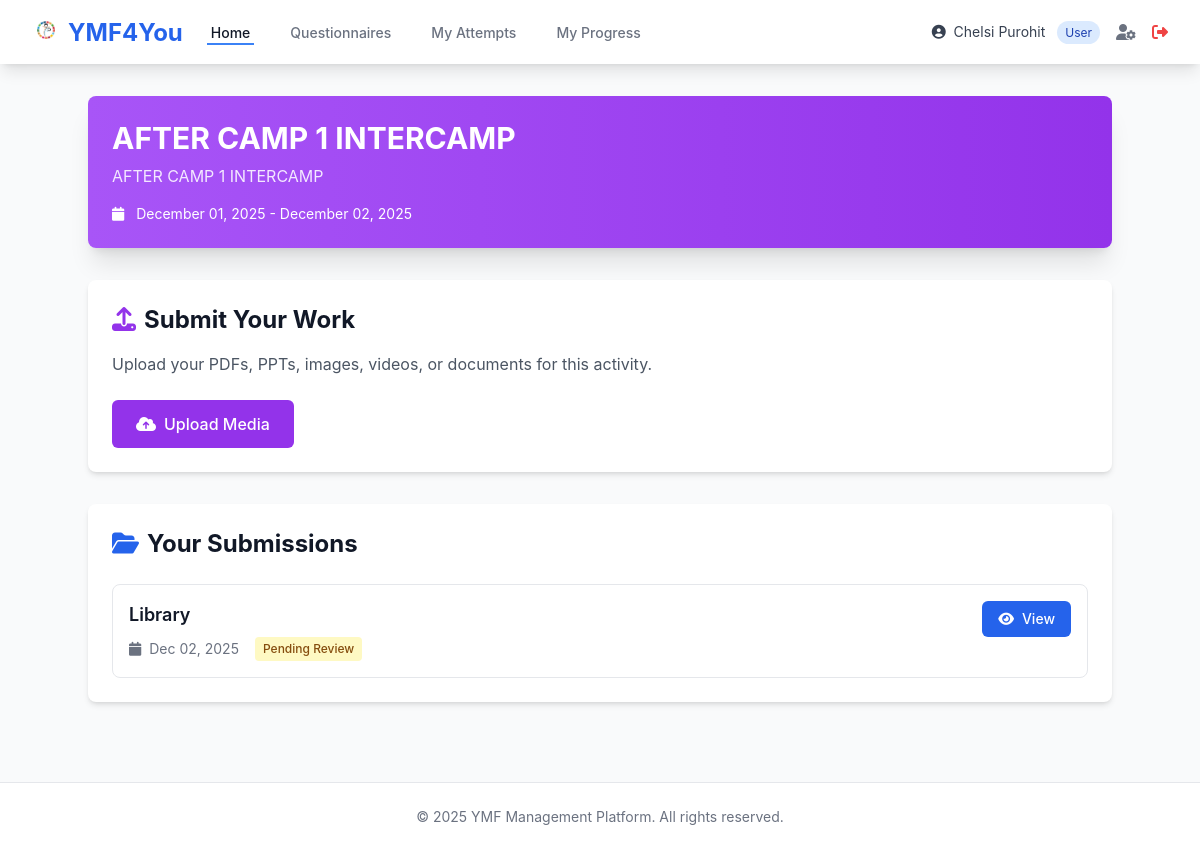
The page /intercamp/1/ (signed in) on the database its author committed.
### accounts/models.py (models this page shows, shortened)
class User(AbstractUser):
    ROLE_CHOICES = [
        ('USER', 'User'),
        ('VOLUNTEER', 'Volunteer'),
        ('ADMIN', 'Admin'),
    ]
    role = models.CharField(max_length=10, choices=ROLE_CHOICES, default='USER')
    first_name = models.CharField(max_length=150)
    last_name = models.CharField(max_length=150)
    email = models.EmailField(unique=True)
    phone = models.CharField(max_length=15, blank=True, null=True)
    profile_pic = models.ImageField(upload_to='profile_pics/', blank=True, null=True)
    created_at = models.DateTimeField(auto_now_add=True)
    updated_at = models.DateTimeField(auto_now=True)
    class Meta:
        ordering = ['-created_at']
    def is_admin_role(self):
        return self.role == 'ADMIN' or self.is_superuser
    def is_volunteer_role(self):
        return self.role == 'VOLUNTEER' or self.is_admin_role()

### core/models.py (models this page shows, shortened)
class IntercampActivity(models.Model):
    batch       = models.ForeignKey(Batch, on_delete=models.CASCADE, related_name='intercamp_activities')
    after_camp  = models.IntegerField(choices=[(1, 'After Camp 1'), (2, 'After Camp 2')])
    title       = models.CharField(max_length=300)
    description = models.TextField()
    start_date  = models.DateField()
    end_date    = models.DateField()
    is_active   = models.BooleanField(default=False)
    class Meta:
        verbose_name_plural = 'Intercamp Activities'
        unique_together = ['batch', 'after_camp']
        ordering = ['batch', 'after_camp']

class MediaSubmission(models.Model):
    STATUS_CHOICES = [
        ('PENDING',  'Pending Review'),
        ('APPROVED', 'Approved'),
        ('REJECTED', 'Rejected'),
    ]
    user               = models.ForeignKey(settings.AUTH_USER_MODEL, on_delete=models.CASCADE, related_name='media_submissions')
    intercamp_activity = models.ForeignKey(IntercampActivity, on_delete=models.CASCADE, related_name='submissions')
    title              = models.CharField(max_length=300)
    description        = models.TextField(blank=True)
    file               = models.FileField(upload_to='media_submissions/%Y/%m/')
    status             = models.CharField(max_length=20, choices=STATUS_CHOICES, default='PENDING')
    submitted_at       = models.DateTimeField(auto_now_add=True)
    reviewed_by        = models.ForeignKey(
        settings.AUTH_USER_MODEL, on_delete=models.SET_NULL,
        null=True, blank=True, related_name='reviewed_media'
    )
    reviewed_at = models.DateTimeField(null=True, blank=True)
    class Meta:
        ordering = ['-submitted_at']

### core/views.py (the view)
# urls.py: path('intercamp/<int:activity_id>/', views.intercamp_activity_detail, name='intercamp_activity_detail'),
@login_required
@batch_required
def intercamp_activity_detail(request, activity_id):
    activity         = get_object_or_404(IntercampActivity, id=activity_id)
    user_submissions = MediaSubmission.objects.filter(user=request.user, intercamp_activity=activity)
    return render(request, 'core/intercamp_activity.html', {
        'activity':         activity,
        'user_submissions': user_submissions,
    })

### core/templates/core/intercamp_activity.html (shortened to what this page needs)
{% extends 'base.html' %}
{% block content %}
<div class="max-w-5xl mx-auto">
    <div class="bg-gradient-to-r from-purple-500 to-purple-600 rounded-lg shadow-xl p-6 mb-8 text-white">
        <h1 class="text-3xl font-bold mb-2">{{ activity.title }}</h1>
        <p class="text-purple-100 mb-4">{{ activity.description }}</p>
        <p class="text-sm">
            <i class="fas fa-calendar mr-2"></i>
            {{ activity.start_date|date:"F d, Y" }} - {{ activity.end_date|date:"F d, Y" }}
        </p>
    </div>
    {% if activity.is_active %}
    <div class="bg-white rounded-lg shadow-md p-6 mb-8">
        <h2 class="text-2xl font-bold text-gray-900 mb-4">
            <i class="fas fa-upload text-purple-600 mr-2"></i>Submit Your Work
        </h2>
        <p class="text-gray-600 mb-6">Upload your PDFs, PPTs, images, videos, or documents for this activity.</p>
        <a href="{% url 'core:submit_media' activity.id %}" class="inline-flex items-center px-6 py-3 bg-purple-600 hover:bg-purple-700 text-white font-medium rounded-md">
            <i class="fas fa-cloud-upload-alt mr-2"></i>Upload Media
        </a>
    </div>
    {% endif %}
    <div class="bg-white rounded-lg shadow-md p-6">
        <h2 class="text-2xl font-bold text-gray-900 mb-6">
            <i class="fas fa-folder-open text-blue-600 mr-2"></i>Your Submissions
        </h2>
        {% if user_submissions %}
        <div class="space-y-4">
            {% for submission in user_submissions %}
            <div class="border rounded-lg p-4 hover:bg-gray-50 transition">
                <div class="flex justify-between items-start">
                    <div class="flex-1">
                        <h3 class="text-lg font-semibold text-gray-900 mb-1">{{ submission.title }}</h3>
                        <div class="flex items-center space-x-4 text-sm text-gray-500">
                            <span>
                                <i class="fas fa-calendar mr-1"></i>
                                {{ submission.submitted_at|date:"M d, Y" }}
                            </span>
                            <span class="px-2 py-1 rounded text-xs font-medium
                                {% if submission.status == 'APPROVED' %}bg-green-100 text-green-800
                                {% elif submission.status == 'REJECTED' %}bg-red-100 text-red-800
                                {% else %}bg-yellow-100 text-yellow-800{% endif %}">
                                {{ submission.get_status_display }}
                            </span>
                        </div>
                    </div>
                    <a href="{{ submission.file.url }}" target="_blank" class="ml-4 px-4 py-2 bg-blue-600 hover:bg-blue-700 text-white text-sm font-medium rounded-md">
                        <i class="fas fa-eye mr-2"></i>View
                    </a>
                </div>
            </div>
            {% endfor %}
        </div>
        {% else %}
        <div class="text-center py-12">
            <i class="fas fa-folder-open text-gray-300 text-5xl mb-4"></i>
            <p class="text-gray-500">No submissions yet. Upload your first submission above!</p>
        </div>
        {% endif %}
    </div>
</div>
{% endblock %}

### templates/base.html (shortened to what this page needs)
{% load static %}
<!DOCTYPE html>
<html lang="en">
<head>
    <script src="https://cdn.tailwindcss.com"></script>
    <link rel="stylesheet" href="https://cdnjs.cloudflare.com/ajax/libs/font-awesome/6.4.0/css/all.min.css">
</head>
<body class="bg-gray-50 min-h-screen">
    {% if user.is_authenticated %}
    <nav class="bg-white shadow-lg">
        <div class="max-w-7xl mx-auto px-4 sm:px-6 lg:px-8">
            <div class="flex justify-between h-16">
                <div class="flex items-center">
                    <div class="flex-shrink-0">
                        <a href="{% url 'core:homepage' %}" class="text-2xl font-bold text-blue-600">
                            <img src="{% static 'images/logo.png' %}" alt="YMF" class="inline-block w-7 h-7 mr-2" style="vertical-align:-3px; object-fit:contain;">YMF4You
                        </a>
                    </div>
                    <div class="hidden md:ml-6 md:flex md:space-x-8">
                        <a href="{% url 'core:homepage' %}" class="border-blue-500 text-gray-900 inline-flex items-center px-1 pt-1 border-b-2 text-sm font-medium">
                            Home
                        </a>
                        <a href="{% url 'questionnaires:questionnaire_list' %}" class="border-transparent text-gray-500 hover:border-gray-300 hover:text-gray-700 inline-flex items-center px-1 pt-1 border-b-2 text-sm font-medium">
                            Questionnaires
                        </a>
                        <a href="{% url 'questionnaires:my_attempts' %}" class="border-transparent text-gray-500 hover:border-gray-300 hover:text-gray-700 inline-flex items-center px-1 pt-1 border-b-2 text-sm font-medium">
                            My Attempts
                        </a>
                        <a href="{% url 'core:my_progress' %}" class="border-transparent text-gray-500 hover:border-gray-300 hover:text-gray-700 inline-flex items-center px-1 pt-1 border-b-2 text-sm font-medium">
                            My Progress
                        </a>
                    </div>
                </div>
                <div class="hidden md:ml-6 md:flex md:items-center">
                    <div class="flex items-center space-x-4">
                        <span class="text-sm text-gray-700">
                            <i class="fas fa-user-circle mr-1"></i>
                            {{ user.first_name }} {{ user.last_name }}
                            <span class="text-xs bg-blue-100 text-blue-800 px-2 py-1 rounded-full ml-2">{{ user.get_role_display }}</span>
                        </span>
                        <a href="{% url 'accounts:profile' %}" class="text-gray-500 hover:text-gray-700">
                            <i class="fas fa-user-cog"></i>
                        </a>
                        <a href="{% url 'accounts:logout' %}" class="text-red-500 hover:text-red-700">
                            <i class="fas fa-sign-out-alt"></i>
                        </a>
                    </div>
                </div>
            </div>
        </div>
    </nav>
    {% endif %}
    <main class="max-w-7xl mx-auto px-4 sm:px-6 lg:px-8 py-8">
        {% block content %}{% endblock %}
    </main>
    <footer class="bg-white border-t border-gray-200 mt-12">
        <div class="max-w-7xl mx-auto py-6 px-4 sm:px-6 lg:px-8">
            <p class="text-center text-gray-500 text-sm">
                &copy; 2025 YMF Management Platform. All rights reserved.
            </p>
        </div>
    </footer>
</body>
</html>

### templates/base.html (style rules this page uses)
body { font-family: 'Inter', -apple-system, BlinkMacSystemFont, 'Segoe UI', Roboto, sans-serif; }

### rows shown on the page
User: first_name "Chelsi", last_name "Purohit", role "User"
IntercampActivity: title "AFTER CAMP 1 INTERCAMP", description "AFTER CAMP 1 INTERCAMP", start_date "December 01, 2025", end_date "December 02, 2025"
MediaSubmission: title "Library", submitted_at "Dec 02, 2025", status "Pending Review"
